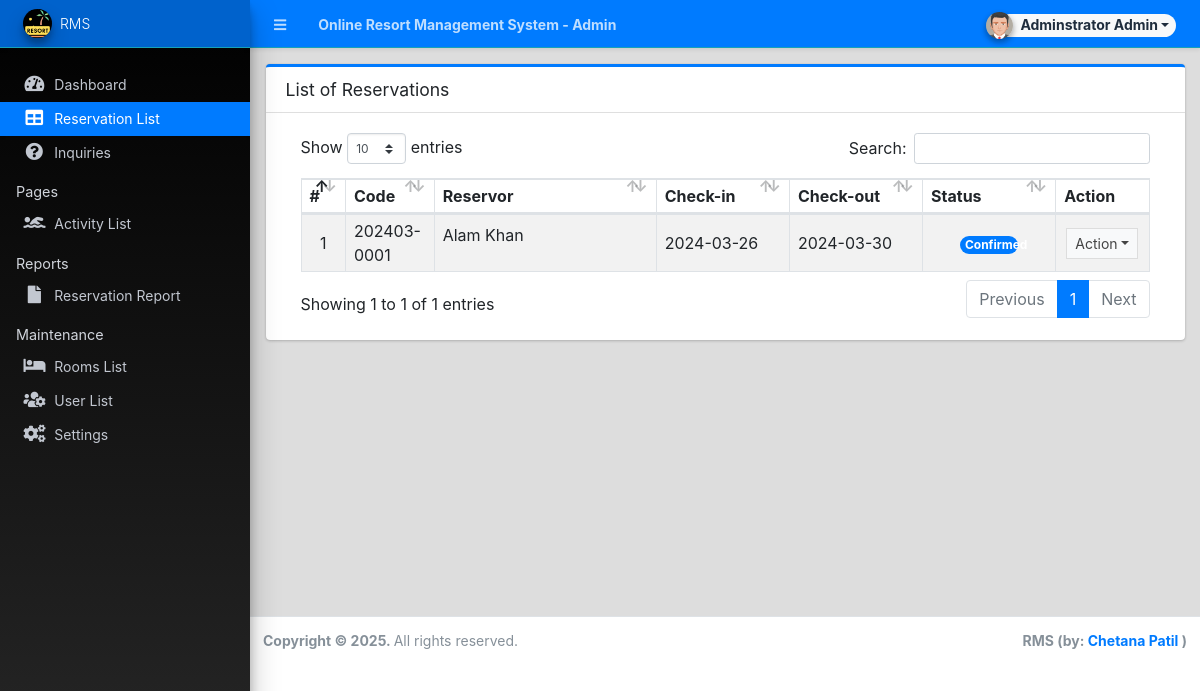
The app's page /admin/?page=reservations (signed in) with its own data.
### tables this page shows
CREATE TABLE `reservation_list` (
  `id` int(30) NOT NULL AUTO_INCREMENT,
  `code` varchar(100) NOT NULL,
  `room_id` int(30) NOT NULL,
  `check_in` date NOT NULL,
  `check_out` date NOT NULL,
  `fullname` text NOT NULL,
  `contact` text NOT NULL,
  `email` text NOT NULL,
  `address` text NOT NULL,
  `status` tinyint(1) NOT NULL DEFAULT 0 COMMENT '0=Pending, 1 = Confirmed, 2=Cancelled',
  `date_created` datetime NOT NULL DEFAULT current_timestamp(),
  `date_updated` datetime DEFAULT NULL ON UPDATE current_timestamp(),
  PRIMARY KEY (`id`),
  KEY `room_id` (`room_id`),
  CONSTRAINT `reservation_list_ibfk_1` FOREIGN KEY (`room_id`) REFERENCES `room_list` (`id`) ON DELETE CASCADE
);

### admin/reservations/index.php (the view, shortened to what this page needs)
<div class="card card-outline card-primary">
	<div class="card-header">
		<h3 class="card-title">List of Reservations</h3>
	</div>
	<div class="card-body">
		<div class="container-fluid">
        <div class="container-fluid">
			<table class="table table-hover table-striped table-bordered">
				<colgroup>
					<col width="5%">
					<col width="10%">
					<col width="25%">
					<col width="15%">
					<col width="15%">
					<col width="15%">
					<col width="10%">
				</colgroup>
				<thead>
					<tr>
						<th>#</th>
						<th>Code</th>
						<th>Reservor</th>
						<th>Check-in</th>
						<th>Check-out</th>
						<th>Status</th>
						<th>Action</th>
					</tr>
				</thead>
				<tbody>
					<?php
						$i = 1;
						$qry = $conn->query("SELECT * from `reservation_list` order by `status` asc, unix_timestamp(`date_created`) desc ");
						while($row = $qry->fetch_assoc()):
					?>
						<tr>
							<td class="text-center"><?= $i++ ?></td>
							<td><?php echo ($row['code']) ?></td>
							<td class=""><p class="truncate-1"><?php echo ucwords($row['fullname']) ?></p></td>
							<td class=""><?php echo date("Y-m-d",strtotime($row['check_in'])) ?></td>
							<td class=""><?php echo date("Y-m-d",strtotime($row['check_out'])) ?></td>
							<td class="text-center">
								<?php
									switch ($row['status']){
										case 1:
											echo '<span class="rounded-pill badge badge-primary col-6">Confirmed</span>';
											break;
									}
								?>
							</td>
							<td align="center">
								 <button type="button" class="btn btn-flat btn-default btn-sm dropdown-toggle dropdown-icon" data-toggle="dropdown">
				                  		Action
				                  </button>
							</td>
						</tr>
					<?php endwhile; ?>
				</tbody>
			</table>
		</div>
		</div>
	</div>
</div>

### records on screen
reservation_list: code "202403-0001", fullname "Alam Khan", check_in "2024-03-26", check_out "2024-03-30", status "Confirmed"

### other values on screen
$_settings->info('name') "Online Resort Management System"
$_settings->userdata('firstname').' '.$_settings->userdata('lastname') "Adminstrator Admin"
$_settings->info('short_name') "RMS"
